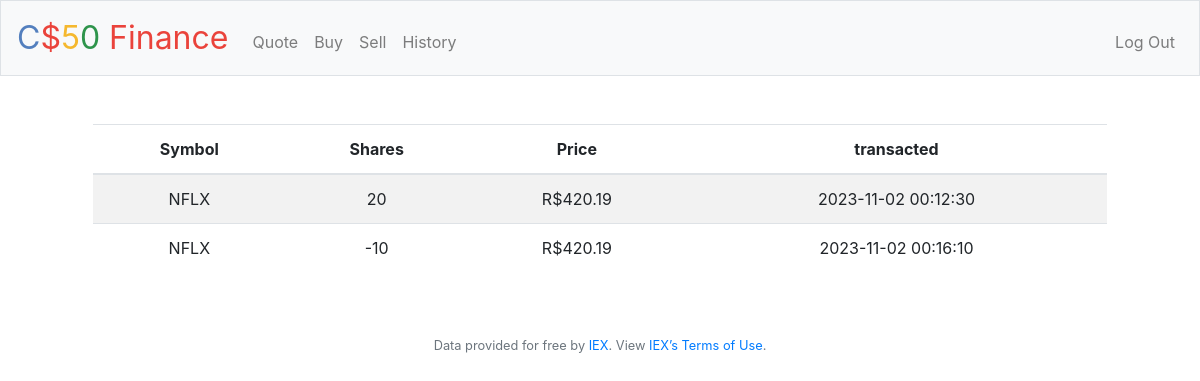
Page /history (signed in) on the committed database.
### tables this page shows
CREATE TABLE share (
user_id INT,
date NUM DEFAULT CURRENT_TIMESTAMP,
symbol TEXT,
quantity INT,
price REAL,
name TEXT);

### app.py (the view)
@app.route("/history")
@login_required
def history():
    historic = db.execute("SELECT symbol, quantity, price, date FROM share WHERE user_id = ?", session["user_id"])
    if historic == None or len(historic) == 0:
        historic = []
    return render_template("history.html", historic=historic)

### app.py (called while the page is built)
@app.after_request
def after_request(response):
    response.headers["Cache-Control"] = "no-cache, no-store, must-revalidate"
    response.headers["Expires"] = 0
    response.headers["Pragma"] = "no-cache"
    return response

### helpers.py (called while the page is built)
def login_required(f):
    @wraps(f)
    def decorated_function(*args, **kwargs):
        if session.get("user_id") is None:
            return redirect("/login")
        return f(*args, **kwargs)
    return decorated_function

def usd(value):
    return f"R${value:,.2f}"

### templates/history.html (shortened to what this page needs)
{% extends "layout.html" %}
{% block main %}
    <div class="container">
        <table  class="table table-striped">
            <thead>
                <tr>
                    <th>Symbol</th>
                    <th>Shares</th>
                    <th>Price</th>
                    <th>transacted</th>
                </tr>
            </thead>
            <tbody >
                {% for row in historic %}
                    <tr>
                        <td>{{row.symbol}}</td>
                        <td>{{row.quantity}}</td>
                        <td>{{row.price | usd}}
                        <td>{{row.date}}</td>
                    </tr>
                {% endfor %}
            </tbody>
        </table>
    </div>
{% endblock %}

### rows in the picture
share: symbol "NFLX", quantity "20", price "R$420.19", date "2023-11-02 00:12:30"
share: symbol "NFLX", quantity "-10", price "R$420.19", date "2023-11-02 00:16:10"
